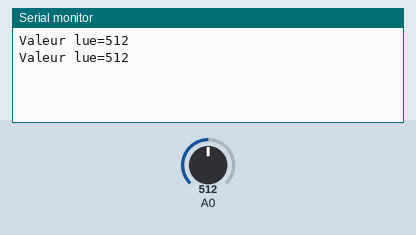
This sketch was run on a simulated Arduino Uno, built with avr-gcc and run on an emulated ATmega328P. Shown: the last lines printed to the serial monitor. The test bench sets the inputs (shaded band); at power-on: A0 = 512.

Above: at 2.8 s.
2.9 s: A0 set to 716
At 4.4 s:
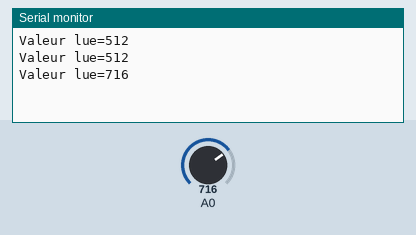
5.6 s: A0 set to 900
At 7.1 s:
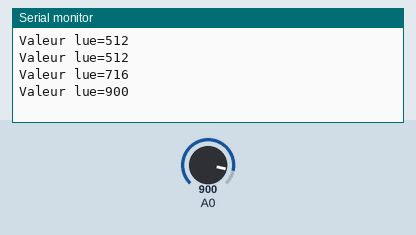
Timing chart, 0 to 8.6 s (numbered marks = the images above; inputs shaded):
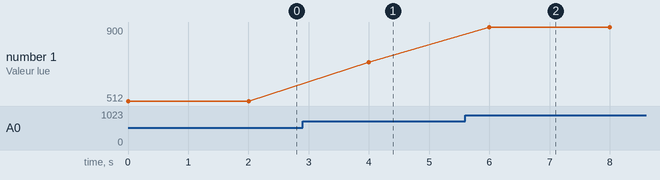

The sketch:

ntc.nue.ino
```cpp
void setup(void){
  pinMode(A0,INPUT_PULLUP);
  Serial.begin(9600);
}

void loop(void){
  int x=0;
  x = analogRead(A0);
  Serial.print("Valeur lue=");
  Serial.println(x);
  delay(2000);
}
```

Measured:
- after the input at 2.9 s, the serial monitor: prints a new line after 1.1 s (image 1)
- after the input at 5.6 s, the serial monitor: prints a new line after 0.40 s (image 2)
- plotted number 1: 512 → 716 after the input at 2.9 s, 716 → 900 after the input at 5.6 s
